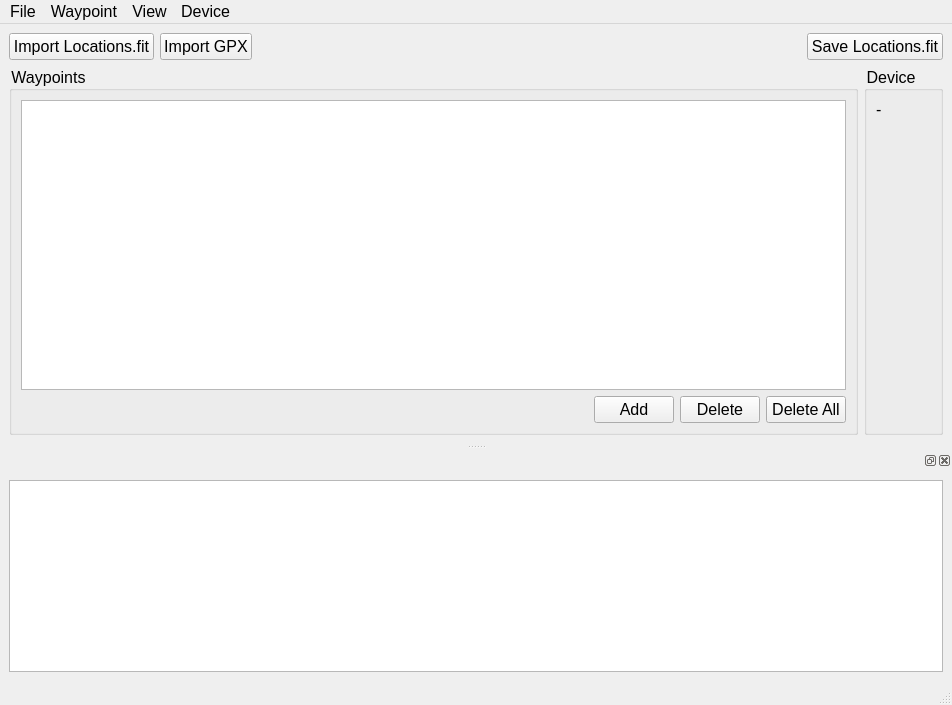
<?xml version="1.0" encoding="UTF-8"?>
<ui version="4.0">
 <class>MainWindow</class>
 <widget class="QMainWindow" name="MainWindow">
  <property name="geometry">
   <rect>
    <x>0</x>
    <y>0</y>
    <width>952</width>
    <height>705</height>
   </rect>
  </property>
  <property name="font">
   <font>
    <family>SF Pro</family>
    <pointsize>12</pointsize>
   </font>
  </property>
  <property name="windowTitle">
   <string>LocationsFITTool</string>
  </property>
  <property name="styleSheet">
   <string notr="true">QWidget {
        font-family: &quot;SF Pro&quot;;
        font-size: 12pt;
        }

        QTextEdit {
        font-family: &quot;SF Mono&quot;;
        font-size: 11pt;
        }
</string>
  </property>
  <property name="dockOptions">
   <set>QMainWindow::DockOption::AllowTabbedDocks|QMainWindow::DockOption::AnimatedDocks</set>
  </property>
  <widget class="QWidget" name="centralwidget">
   <layout class="QVBoxLayout" name="verticalLayout_7">
    <item>
     <layout class="QHBoxLayout" name="file_btns_layout">
      <item>
       <widget class="QPushButton" name="import_locations_fit_btn">
        <property name="text">
         <string>Import Locations.fit</string>
        </property>
       </widget>
      </item>
      <item>
       <widget class="QPushButton" name="import_gpx_btn">
        <property name="text">
         <string>Import GPX</string>
        </property>
       </widget>
      </item>
      <item>
       <spacer name="horizontalSpacer">
        <property name="orientation">
         <enum>Qt::Orientation::Horizontal</enum>
        </property>
        <property name="sizeHint" stdset="0">
         <size>
          <width>40</width>
          <height>20</height>
         </size>
        </property>
       </spacer>
      </item>
      <item>
       <widget class="QPushButton" name="save_locations_fit_btn">
        <property name="text">
         <string>Save Locations.fit</string>
        </property>
       </widget>
      </item>
     </layout>
    </item>
    <item>
     <layout class="QHBoxLayout" name="horizontalLayout_2">
      <item>
       <widget class="QGroupBox" name="waypoint_group_box">
        <property name="title">
         <string>Waypoints</string>
        </property>
        <layout class="QVBoxLayout" name="verticalLayout_3">
         <item>
          <layout class="QVBoxLayout" name="waypoint_area">
           <property name="rightMargin">
            <number>0</number>
           </property>
           <item>
            <widget class="QTableWidget" name="waypoint_table"/>
           </item>
           <item>
            <layout class="QHBoxLayout" name="wpt_btns_layout">
             <item>
              <spacer name="horizontalSpacer_2">
               <property name="orientation">
                <enum>Qt::Orientation::Horizontal</enum>
               </property>
               <property name="sizeHint" stdset="0">
                <size>
                 <width>40</width>
                 <height>20</height>
                </size>
               </property>
              </spacer>
             </item>
             <item>
              <widget class="QPushButton" name="add_wpt_btn">
               <property name="text">
                <string>Add</string>
               </property>
              </widget>
             </item>
             <item>
              <widget class="QPushButton" name="delete_wpt_btn">
               <property name="text">
                <string>Delete</string>
               </property>
              </widget>
             </item>
             <item>
              <widget class="QPushButton" name="delete_all_wpts_btn">
               <property name="text">
                <string>Delete All</string>
               </property>
              </widget>
             </item>
            </layout>
           </item>
          </layout>
         </item>
        </layout>
       </widget>
      </item>
      <item>
       <widget class="QGroupBox" name="device_group_box">
        <property name="title">
         <string>Device</string>
        </property>
        <property name="flat">
         <bool>false</bool>
        </property>
        <layout class="QVBoxLayout" name="verticalLayout_2">
         <item>
          <layout class="QVBoxLayout" name="device_area">
           <item>
            <widget class="QLabel" name="device_info_lbl">
             <property name="text">
              <string>-</string>
             </property>
             <property name="alignment">
              <set>Qt::AlignmentFlag::AlignJustify|Qt::AlignmentFlag::AlignTop</set>
             </property>
             <property name="wordWrap">
              <bool>true</bool>
             </property>
            </widget>
           </item>
          </layout>
         </item>
        </layout>
       </widget>
      </item>
     </layout>
    </item>
   </layout>
  </widget>
  <widget class="QDockWidget" name="log_dock">
   <property name="enabled">
    <bool>true</bool>
   </property>
   <attribute name="dockWidgetArea">
    <number>8</number>
   </attribute>
   <widget class="QWidget" name="log_dock_contents">
    <property name="minimumSize">
     <size>
      <width>0</width>
      <height>100</height>
     </size>
    </property>
    <layout class="QVBoxLayout" name="verticalLayout">
     <item>
      <widget class="QTextEdit" name="log_textedit"/>
     </item>
    </layout>
   </widget>
  </widget>
  <widget class="QMenuBar" name="menuBar">
   <property name="geometry">
    <rect>
     <x>0</x>
     <y>0</y>
     <width>952</width>
     <height>24</height>
    </rect>
   </property>
   <widget class="QMenu" name="menuFile">
    <property name="title">
     <string>File</string>
    </property>
    <addaction name="import_locations_fit_action"/>
    <addaction name="import_gpx_action"/>
    <addaction name="separator"/>
    <addaction name="save_locations_fit_action"/>
    <addaction name="separator"/>
   </widget>
   <widget class="QMenu" name="menuWaypoint">
    <property name="title">
     <string>Waypoint</string>
    </property>
    <addaction name="add_wpt_action"/>
    <addaction name="delete_wpt_action"/>
    <addaction name="delete_all_wpts_action"/>
   </widget>
   <widget class="QMenu" name="menuView">
    <property name="title">
     <string>View</string>
    </property>
    <addaction name="toggle_debug_log_action"/>
   </widget>
   <widget class="QMenu" name="menuDevice">
    <property name="title">
     <string>Device</string>
    </property>
    <addaction name="scan_for_devices_action"/>
   </widget>
   <addaction name="menuFile"/>
   <addaction name="menuWaypoint"/>
   <addaction name="menuView"/>
   <addaction name="menuDevice"/>
  </widget>
  <widget class="QStatusBar" name="status_bar"/>
  <action name="import_locations_fit_action">
   <property name="text">
    <string>Import Locations.fit</string>
   </property>
   <property name="toolTip">
    <string>Import Waypoints from Locations.fit file</string>
   </property>
   <property name="shortcut">
    <string>Ctrl+O</string>
   </property>
   <property name="menuRole">
    <enum>QAction::MenuRole::NoRole</enum>
   </property>
  </action>
  <action name="import_gpx_action">
   <property name="text">
    <string>Import GPX</string>
   </property>
   <property name="toolTip">
    <string>Import Waypoints from GPX file</string>
   </property>
   <property name="shortcut">
    <string>Ctrl+L</string>
   </property>
   <property name="menuRole">
    <enum>QAction::MenuRole::NoRole</enum>
   </property>
  </action>
  <action name="save_locations_fit_action">
   <property name="text">
    <string>Save Locations.fit</string>
   </property>
   <property name="toolTip">
    <string>Save Waypoints to new Locations.fit file</string>
   </property>
   <property name="shortcut">
    <string>Ctrl+S</string>
   </property>
   <property name="menuRole">
    <enum>QAction::MenuRole::NoRole</enum>
   </property>
  </action>
  <action name="add_wpt_action">
   <property name="text">
    <string>Add Waypoint</string>
   </property>
   <property name="shortcut">
    <string>Ctrl++</string>
   </property>
   <property name="menuRole">
    <enum>QAction::MenuRole::NoRole</enum>
   </property>
  </action>
  <action name="delete_wpt_action">
   <property name="text">
    <string>Delete Waypoint</string>
   </property>
   <property name="shortcut">
    <string>Ctrl+Backspace</string>
   </property>
   <property name="menuRole">
    <enum>QAction::MenuRole::NoRole</enum>
   </property>
  </action>
  <action name="delete_all_wpts_action">
   <property name="text">
    <string>Delete All Waypoints</string>
   </property>
   <property name="shortcut">
    <string>Ctrl+Shift+Backspace</string>
   </property>
   <property name="menuRole">
    <enum>QAction::MenuRole::NoRole</enum>
   </property>
  </action>
  <action name="toggle_debug_log_action">
   <property name="checkable">
    <bool>true</bool>
   </property>
   <property name="text">
    <string>Toggle Debug Log</string>
   </property>
   <property name="shortcut">
    <string>Ctrl+D</string>
   </property>
   <property name="menuRole">
    <enum>QAction::MenuRole::NoRole</enum>
   </property>
  </action>
  <action name="scan_for_devices_action">
   <property name="checkable">
    <bool>true</bool>
   </property>
   <property name="text">
    <string>Scan For Devices</string>
   </property>
   <property name="shortcut">
    <string>Ctrl+C</string>
   </property>
   <property name="menuRole">
    <enum>QAction::MenuRole::NoRole</enum>
   </property>
  </action>
 </widget>
 <resources/>
 <connections>
  <connection>
   <sender>toggle_debug_log_action</sender>
   <signal>toggled(bool)</signal>
   <receiver>log_dock</receiver>
   <slot>setVisible(bool)</slot>
   <hints>
    <hint type="sourcelabel">
     <x>-1</x>
     <y>-1</y>
    </hint>
    <hint type="destinationlabel">
     <x>399</x>
     <y>480</y>
    </hint>
   </hints>
  </connection>
  <connection>
   <sender>save_locations_fit_btn</sender>
   <signal>clicked()</signal>
   <receiver>save_locations_fit_action</receiver>
   <slot>trigger()</slot>
   <hints>
    <hint type="sourcelabel">
     <x>717</x>
     <y>27</y>
    </hint>
    <hint type="destinationlabel">
     <x>-1</x>
     <y>-1</y>
    </hint>
   </hints>
  </connection>
  <connection>
   <sender>import_gpx_btn</sender>
   <signal>clicked()</signal>
   <receiver>import_gpx_action</receiver>
   <slot>trigger()</slot>
   <hints>
    <hint type="sourcelabel">
     <x>225</x>
     <y>27</y>
    </hint>
    <hint type="destinationlabel">
     <x>-1</x>
     <y>-1</y>
    </hint>
   </hints>
  </connection>
  <connection>
   <sender>import_locations_fit_btn</sender>
   <signal>clicked()</signal>
   <receiver>import_locations_fit_action</receiver>
   <slot>trigger()</slot>
   <hints>
    <hint type="sourcelabel">
     <x>87</x>
     <y>27</y>
    </hint>
    <hint type="destinationlabel">
     <x>-1</x>
     <y>-1</y>
    </hint>
   </hints>
  </connection>
  <connection>
   <sender>add_wpt_btn</sender>
   <signal>clicked()</signal>
   <receiver>add_wpt_action</receiver>
   <slot>trigger()</slot>
   <hints>
    <hint type="sourcelabel">
     <x>137</x>
     <y>544</y>
    </hint>
    <hint type="destinationlabel">
     <x>-1</x>
     <y>-1</y>
    </hint>
   </hints>
  </connection>
  <connection>
   <sender>delete_all_wpts_btn</sender>
   <signal>clicked()</signal>
   <receiver>delete_all_wpts_action</receiver>
   <slot>trigger()</slot>
   <hints>
    <hint type="sourcelabel">
     <x>662</x>
     <y>544</y>
    </hint>
    <hint type="destinationlabel">
     <x>-1</x>
     <y>-1</y>
    </hint>
   </hints>
  </connection>
  <connection>
   <sender>delete_wpt_btn</sender>
   <signal>clicked()</signal>
   <receiver>delete_wpt_action</receiver>
   <slot>trigger()</slot>
   <hints>
    <hint type="sourcelabel">
     <x>399</x>
     <y>544</y>
    </hint>
    <hint type="destinationlabel">
     <x>-1</x>
     <y>-1</y>
    </hint>
   </hints>
  </connection>
 </connections>
</ui>
